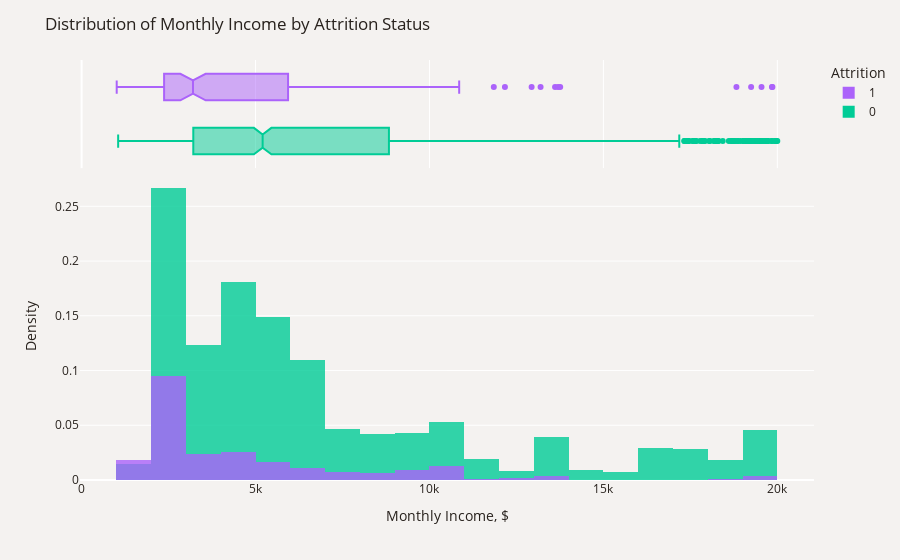

Notebook cell for this chart:
### Markdown cell above
# Is income the main factor towards employee attrition?

### Code cell
plot_df=data.sort_values(by="Attrition")
fig=px.histogram(plot_df, x='MonthlyIncome', color='Attrition', 
                 opacity=0.8, histnorm='density', barmode='overlay', marginal='box',
                 color_discrete_map={'Yes': '#B9C0C9','No': '#CDBBA7'})
fig.update_layout(title_text='Distribution of Monthly Income by Attrition Status',
                  xaxis_title='Monthly Income, $', yaxis_title='Density',font_color='#28221D',
                  paper_bgcolor='#F4F2F0', plot_bgcolor='#F4F2F0', legend_traceorder='reversed')
fig.show()

### Figure 1 — Plotly figure (JSON) as saved in the notebook; plotly's stock layout.template omitted (floating-point values rounded to 4 significant figures; data arrays with more than 128 entries replaced by an {"elided": "..."} marker saying what was removed)
{"data": [{"alignmentgroup": "True", "bingroup": "x", "histnorm": "density", "hovertemplate": "Attrition=0<br>MonthlyIncome=%{x}<br>density=%{y}<extra></extra>", "legendgroup": "0", "marker": {"color": "#00cc96", "opacity": 0.8, "pattern": {"shape": ""}}, "name": "0", "offsetgroup": "0", "orientation": "v", "showlegend": true, "type": "histogram", "x": {"elided": "1233 int values"}, "xaxis": "x", "yaxis": "y"}, {"alignmentgroup": "True", "hovertemplate": "Attrition=0<br>MonthlyIncome=%{x}<extra></extra>", "legendgroup": "0", "marker": {"color": "#00cc96"}, "name": "0", "notched": true, "offsetgroup": "0", "showlegend": false, "type": "box", "x": {"elided": "1233 int values"}, "xaxis": "x2", "yaxis": "y2"}, {"alignmentgroup": "True", "bingroup": "x", "histnorm": "density", "hovertemplate": "Attrition=1<br>MonthlyIncome=%{x}<br>density=%{y}<extra></extra>", "legendgroup": "1", "marker": {"color": "#ab63fa", "opacity": 0.8, "pattern": {"shape": ""}}, "name": "1", "offsetgroup": "1", "orientation": "v", "showlegend": true, "type": "histogram", "x": {"elided": "237 int values"}, "xaxis": "x", "yaxis": "y"}, {"alignmentgroup": "True", "hovertemplate": "Attrition=1<br>MonthlyIncome=%{x}<extra></extra>", "legendgroup": "1", "marker": {"color": "#ab63fa"}, "name": "1", "notched": true, "offsetgroup": "1", "showlegend": false, "type": "box", "x": {"elided": "237 int values"}, "xaxis": "x2", "yaxis": "y2"}], "layout": {"barmode": "overlay", "font": {"color": "#28221D"}, "legend": {"title": {"text": "Attrition"}, "tracegroupgap": 0, "traceorder": "reversed"}, "margin": {"t": 60}, "paper_bgcolor": "#F4F2F0", "plot_bgcolor": "#F4F2F0", "title": {"text": "Distribution of Monthly Income by Attrition Status"}, "xaxis": {"anchor": "y", "domain": [0, 1], "title": {"text": "Monthly Income, $"}}, "xaxis2": {"anchor": "y2", "domain": [0, 1], "matches": "x", "showgrid": true, "showticklabels": false}, "yaxis": {"anchor": "x", "domain": [0, 0.7326], "title": {"text": "Density"}}, "yaxis2": {"anchor": "x2", "domain": [0.7426, 1], "matches": "y2", "showgrid": false, "showline": false, "showticklabels": false, "ticks": ""}}}
